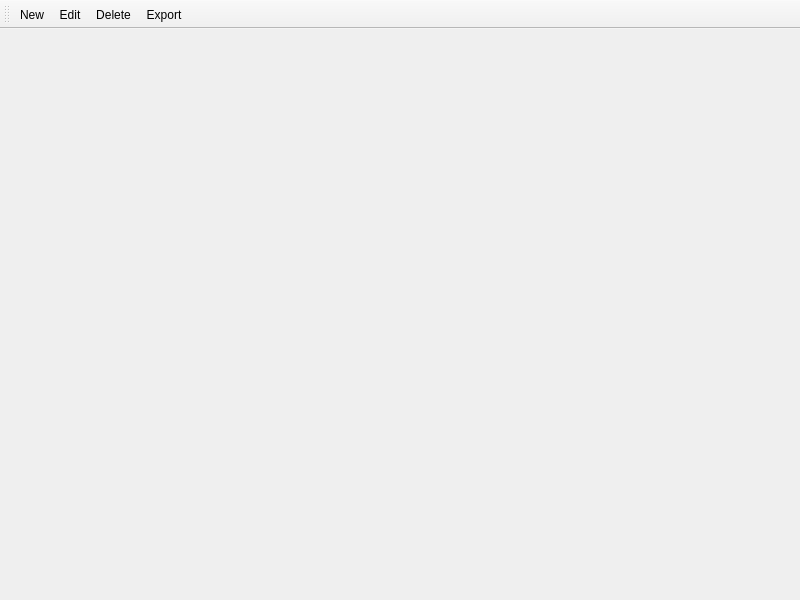
<?xml version="1.0" encoding="UTF-8"?>
<ui version="4.0">
 <class>CalendarWindow</class>
 <widget class="QMainWindow" name="CalendarWindow">
  <property name="geometry">
   <rect>
    <x>0</x>
    <y>0</y>
    <width>800</width>
    <height>600</height>
   </rect>
  </property>
  <property name="minimumSize">
   <size>
    <width>400</width>
    <height>300</height>
   </size>
  </property>
  <property name="windowTitle">
   <string>MainWindow</string>
  </property>
  <property name="windowIcon">
   <iconset resource="resources.qrc">
    <normaloff>:/img/images/glyphicons_352_nameplate.png</normaloff>:/img/images/glyphicons_352_nameplate.png</iconset>
  </property>
  <widget class="QWidget" name="centralwidget">
   <layout class="QVBoxLayout" name="verticalLayout">
    <property name="spacing">
     <number>2</number>
    </property>
    <property name="leftMargin">
     <number>2</number>
    </property>
    <property name="topMargin">
     <number>2</number>
    </property>
    <property name="rightMargin">
     <number>2</number>
    </property>
    <property name="bottomMargin">
     <number>2</number>
    </property>
    <item>
     <widget class="B6PCalendarWidget" name="calendar" native="true"/>
    </item>
   </layout>
  </widget>
  <widget class="QToolBar" name="toolBar">
   <property name="windowTitle">
    <string>toolBar</string>
   </property>
   <attribute name="toolBarArea">
    <enum>TopToolBarArea</enum>
   </attribute>
   <attribute name="toolBarBreak">
    <bool>false</bool>
   </attribute>
   <addaction name="actionNew"/>
   <addaction name="actionEdit"/>
   <addaction name="actionDelete"/>
   <addaction name="actionExport"/>
  </widget>
  <action name="actionNew">
   <property name="icon">
    <iconset resource="resources.qrc">
     <normaloff>:/img/add</normaloff>:/img/add</iconset>
   </property>
   <property name="text">
    <string>New</string>
   </property>
  </action>
  <action name="actionEdit">
   <property name="icon">
    <iconset resource="resources.qrc">
     <normaloff>:/img/images/glyphicons_150_edit.png</normaloff>:/img/images/glyphicons_150_edit.png</iconset>
   </property>
   <property name="text">
    <string>Edit</string>
   </property>
  </action>
  <action name="actionDelete">
   <property name="icon">
    <iconset resource="resources.qrc">
     <normaloff>:/img/remove</normaloff>:/img/remove</iconset>
   </property>
   <property name="text">
    <string>Delete</string>
   </property>
  </action>
  <action name="actionExport">
   <property name="icon">
    <iconset resource="resources.qrc">
     <normaloff>:/img/images/glyphicons_151_new_window.png</normaloff>:/img/images/glyphicons_151_new_window.png</iconset>
   </property>
   <property name="text">
    <string>Export</string>
   </property>
   <property name="toolTip">
    <string>Export to CSV File</string>
   </property>
  </action>
 </widget>
 <customwidgets>
  <customwidget>
   <class>B6PCalendarWidget</class>
   <extends>QWidget</extends>
   <header location="global">b6pcalendarwidget.h</header>
   <container>1</container>
  </customwidget>
 </customwidgets>
 <resources>
  <include location="resources.qrc"/>
 </resources>
 <connections/>
</ui>
